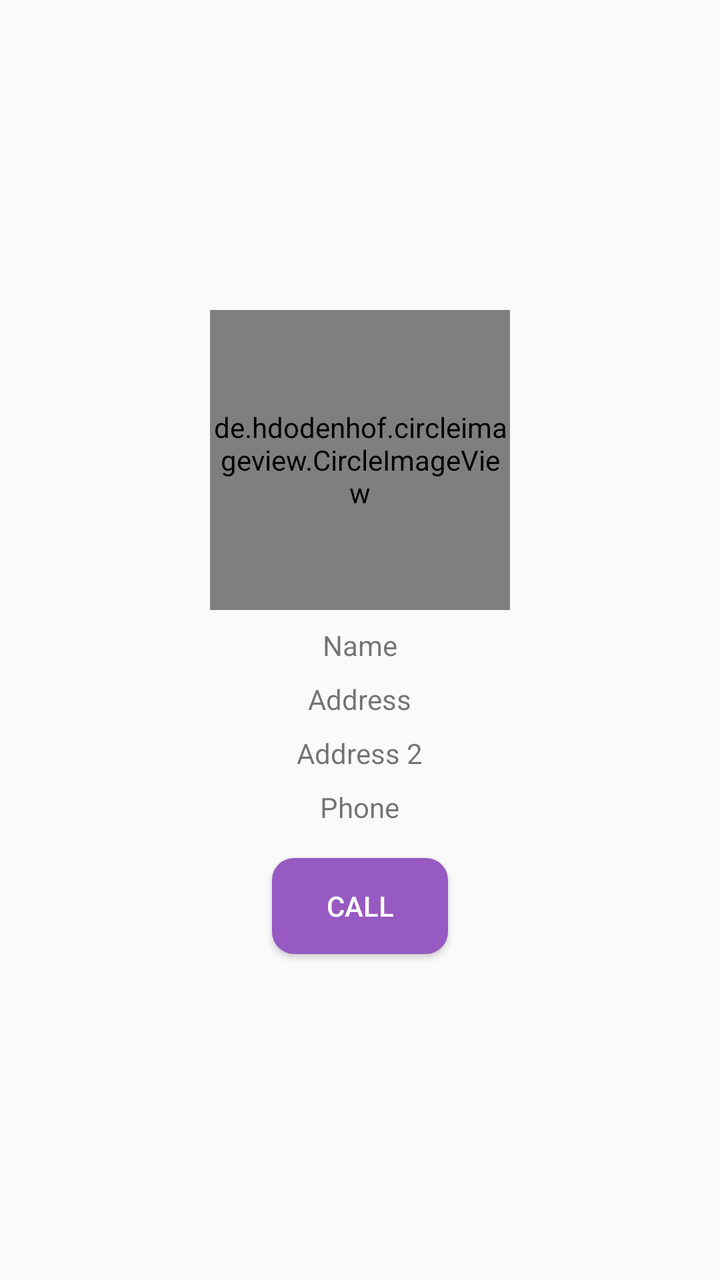
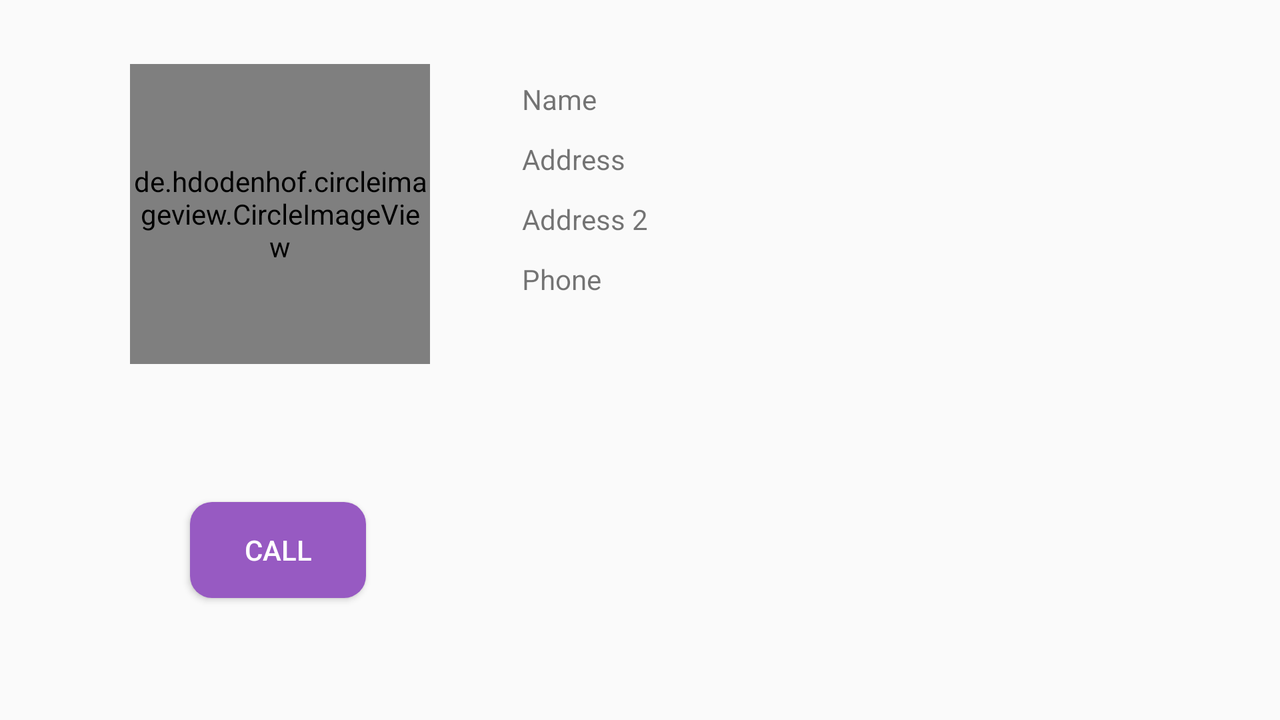

The same Android screen from two of the app's own layout files: first res/layout/ as a phone draws it, then the repository's variant for another configuration, drawn on a device whose configuration selects that folder. Both files follow.
<!-- AndroidManifest.xml: application theme AppTheme -->
<!-- res/layout/activity_contact_details.xml -->
<?xml version="1.0" encoding="utf-8"?>
<LinearLayout xmlns:android="http://schemas.android.com/apk/res/android"
    xmlns:app="http://schemas.android.com/apk/res-auto"
    xmlns:tools="http://schemas.android.com/tools"
    android:layout_width="match_parent"
    android:layout_height="match_parent"
    android:gravity="center_vertical|center_horizontal"
    android:orientation="vertical"
    tools:context=".ContactDetailsActivity">

    <de.hdodenhof.circleimageview.CircleImageView
        android:id="@+id/avatar"
        android:layout_width="150dp"
        android:layout_height="150dp"/>

    <TextView
        android:id="@+id/displayName"
        android:layout_width="wrap_content"
        android:layout_height="wrap_content"
        style="@style/appTextViewStyle"
        android:text="Name" android:paddingTop="8dp" />

    <TextView
        android:id="@+id/address"
        android:layout_width="wrap_content"
        android:layout_height="wrap_content"
        style="@style/appTextViewStyle"
        android:text="Address" android:paddingTop="8dp" />

    <TextView
        android:id="@+id/address2"
        android:layout_width="wrap_content"
        android:layout_height="wrap_content"
        style="@style/appTextViewStyle"
        android:text="Address 2" android:paddingTop="8dp"/>

    <TextView
        android:id="@+id/phone"
        android:layout_width="wrap_content"
        android:layout_height="wrap_content"
        style="@style/appTextViewStyle"
        android:text="Phone"
        android:paddingTop="8dp"
        android:paddingBottom="8dp"/>

    <Button
        android:id="@+id/callPhone"
        android:layout_width="wrap_content"
        android:layout_height="wrap_content"
        style="@style/AppTheme.RoundedCornerMaterialButton"
        android:text="Call"
        android:layout_margin="8dp" />

</LinearLayout>
<!-- resources referenced by this layout -->
<resources>
  <style name="AppTheme.RoundedCornerMaterialButton" parent="Widget.AppCompat.Button.Colored">
          <item name="android:background">@drawable/rounded_shape</item>
      </style>
  <style name="appTextViewStyle">
  
      </style>
  <style name="AppTheme" parent="Theme.AppCompat.Light.DarkActionBar">
          
          <item name="colorPrimary">@color/primaryColor</item>
          <item name="colorPrimaryDark">@color/primaryDarkColor</item>
          <item name="colorAccent">@color/accentColor</item>
      </style>
  <!-- drawable rounded_shape (drawable) -->
  <?xml version="1.0" encoding="utf-8"?>
  <shape xmlns:android="http://schemas.android.com/apk/res/android"
      android:shape="rectangle">
  
      <solid
          android:color="@color/primaryLightColor">
      </solid>
      <corners
          android:radius="11dp">
      </corners>
  
  </shape>
  <color name="primaryColor">#662d91</color>
  <color name="primaryDarkColor">#360063</color>
  <color name="accentColor">#58912d</color>
  <color name="primaryLightColor">#975ac2</color>
</resources>
<!-- res/layout-land/activity_contact_details.xml (the repository's variant of the layout above) -->
<!-- drawn on the phone turned sideways -->
<?xml version="1.0" encoding="utf-8"?>
<RelativeLayout xmlns:android="http://schemas.android.com/apk/res/android"
    xmlns:app="http://schemas.android.com/apk/res-auto"
    xmlns:tools="http://schemas.android.com/tools"
    android:layout_width="match_parent"
    android:layout_height="match_parent"
    tools:context=".ContactDetailsActivity">

    <de.hdodenhof.circleimageview.CircleImageView
        android:id="@+id/avatar"
        android:layout_width="150dp"
        android:layout_height="150dp"
        android:layout_alignParentStart="true"
        android:layout_alignParentLeft="true"
        android:layout_alignParentTop="true"
        android:layout_marginStart="65dp"
        android:layout_marginLeft="65dp"
        android:layout_marginTop="32dp" />

    <TextView
        android:id="@+id/displayName"
        android:layout_width="wrap_content"
        android:layout_height="wrap_content"
        android:layout_alignParentStart="true"
        android:layout_alignParentLeft="true"
        android:layout_alignParentTop="true"
        android:layout_marginStart="261dp"
        android:layout_marginLeft="261dp"
        android:layout_marginTop="40dp"
        android:text="Name"
        style="@style/appTextViewStyle" />

    <TextView
        android:id="@+id/address"
        android:layout_width="wrap_content"
        android:layout_height="wrap_content"
        android:layout_alignParentTop="true"
        android:layout_alignStart="@+id/displayName"
        android:layout_alignLeft="@+id/displayName"
        android:layout_marginTop="70dp"
        android:text="Address"
        style="@style/appTextViewStyle" />

    <TextView
        android:id="@+id/address2"
        android:layout_width="wrap_content"
        android:layout_height="wrap_content"
        android:layout_alignParentTop="true"
        android:layout_alignStart="@+id/displayName"
        android:layout_alignLeft="@+id/displayName"
        android:layout_marginTop="100dp"
        android:text="Address 2"
        style="@style/appTextViewStyle" />

    <TextView
        android:id="@+id/phone"
        android:layout_width="wrap_content"
        android:layout_height="wrap_content"
        android:layout_alignStart="@+id/displayName"
        android:layout_alignLeft="@+id/displayName"
        android:layout_marginTop="130dp"
        android:text="Phone"
        style="@style/appTextViewStyle" />

    <Button
        android:id="@+id/callPhone"
        android:layout_width="wrap_content"
        android:layout_height="wrap_content"
        android:layout_alignParentBottom="true"
        android:layout_alignParentStart="true"
        android:layout_alignParentLeft="true"
        android:layout_marginBottom="61dp"
        android:layout_marginStart="95dp"
        android:layout_marginLeft="95dp"
        android:text="Call"
        style="@style/AppTheme.RoundedCornerMaterialButton" />
</RelativeLayout>
